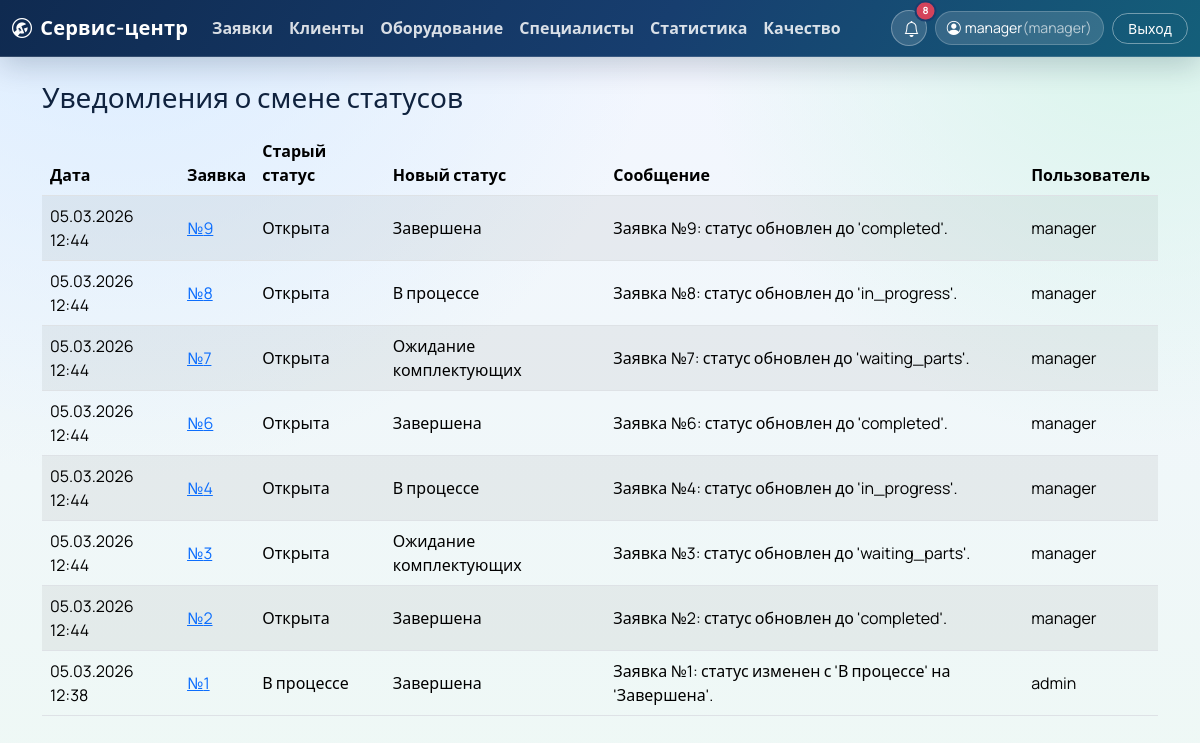
Page /notifications (signed in) on the committed database.
### app/models.py (models this page shows, shortened)
class User(UserMixin, db.Model):
    __tablename__ = "users"
    user_id = db.Column(db.Integer, primary_key=True)
    login = db.Column(db.String(60), unique=True, nullable=False)
    password_hash = db.Column(db.String(255), nullable=False)
    role_id = db.Column(db.Integer, db.ForeignKey("roles.role_id"), nullable=False)
    master_id = db.Column(db.Integer, db.ForeignKey("masters.master_id"), nullable=True)
    role = db.relationship("Role", back_populates="users")
    master = db.relationship("Master", back_populates="user")
    comments = db.relationship("RequestComment", back_populates="user", lazy="dynamic")
    notifications = db.relationship("StatusNotification", back_populates="user", lazy="dynamic")
    @property
    def role_name(self) -> str:
        if self.role is None:
            return ""
        return self.role.role_name

class Role(db.Model):
    __tablename__ = "roles"
    role_id = db.Column(db.Integer, primary_key=True)
    role_name = db.Column(db.String(50), unique=True, nullable=False)
    users = db.relationship("User", back_populates="role", lazy="dynamic")

class StatusNotification(db.Model):
    __tablename__ = "status_notifications"
    notification_id = db.Column(db.Integer, primary_key=True)
    request_id = db.Column(db.Integer, db.ForeignKey("requests.request_id"), nullable=False)
    user_id = db.Column(db.Integer, db.ForeignKey("users.user_id"), nullable=False)
    old_status = db.Column(db.String(30), nullable=False)
    new_status = db.Column(db.String(30), nullable=False)
    message = db.Column(db.String(255), nullable=False)
    created_at = db.Column(db.DateTime, nullable=False, default=datetime.now)
    request = db.relationship("Request", back_populates="notifications")
    user = db.relationship("User", back_populates="notifications")

### app/routes.py (the view)
    @app.route("/notifications")
    @login_required
    def notifications_list():
        notifications = _visible_notifications_query(current_user).limit(100).all()
        return render_template("notifications_list.html", notifications=notifications)

### app/__init__.py (called while the page is built)
@login_manager.user_loader
def load_user(user_id: str):
    return db.session.get(User, int(user_id))

### app/routes.py (called while the page is built, shortened)
def _visible_notifications_query(user: User):
    notifications_query = StatusNotification.query.order_by(StatusNotification.created_at.desc())
    if user.role_name != "master":
        return notifications_query

### app/services.py (called while the page is built)
def status_label(status: str) -> str:
    return STATUS_LABELS.get(status, status)

### app/templates/notifications_list.html (shortened to what this page needs)
{% extends 'base.html' %}
{% block content %}
<h1 class="h3 mb-3">Уведомления о смене статусов</h1>
<div class="table-responsive">
  <table class="table table-striped align-middle">
    <thead>
      <tr>
        <th>Дата</th>
        <th>Заявка</th>
        <th>Старый статус</th>
        <th>Новый статус</th>
        <th>Сообщение</th>
        <th>Пользователь</th>
      </tr>
    </thead>
    <tbody>
      {% for n in notifications %}
      <tr>
        <td>{{ n.created_at.strftime('%d.%m.%Y %H:%M') }}</td>
        <td><a href="{{ url_for('requests_detail', request_id=n.request_id) }}">№{{ n.request_id }}</a></td>
        <td>{{ status_label(n.old_status) }}</td>
        <td>{{ status_label(n.new_status) }}</td>
        <td>{{ n.message }}</td>
        <td>{{ n.user.login }}</td>
      </tr>
      {% else %}
      <tr><td colspan="6" class="text-center text-muted">Нет уведомлений.</td></tr>
      {% endfor %}
    </tbody>
  </table>
</div>
{% endblock %}

### app/templates/base.html (shortened to what this page needs)
<!doctype html>
<html lang="ru">
<head>
  <link href="https://cdn.jsdelivr.net/npm/bootstrap@5.3.5/dist/css/bootstrap.min.css" rel="stylesheet">
  <link href="https://cdn.jsdelivr.net/npm/bootstrap-icons@1.11.3/font/bootstrap-icons.min.css" rel="stylesheet">
  <link href="{{ url_for('static', filename='css/style.css') }}" rel="stylesheet">
</head>
<body>
  {% if current_user.is_authenticated %}
  <nav class="navbar navbar-expand-lg navbar-dark app-navbar mb-4">
    <div class="container-fluid">
      <a class="navbar-brand app-brand" href="{{ url_for('dashboard') }}">
        <i class="bi bi-wrench-adjustable-circle me-2"></i>Сервис-центр
      </a>
      <div class="collapse navbar-collapse" id="navMenu">
        <ul class="navbar-nav me-auto mb-2 mb-lg-0">
          <li class="nav-item"><a class="nav-link" href="{{ url_for('requests_list') }}">Заявки</a></li>
          {% if current_user.role_name in ['admin', 'operator', 'manager'] %}
          <li class="nav-item"><a class="nav-link" href="{{ url_for('clients_list') }}">Клиенты</a></li>
          <li class="nav-item"><a class="nav-link" href="{{ url_for('equipment_list') }}">Оборудование</a></li>
          <li class="nav-item"><a class="nav-link" href="{{ url_for('masters_list') }}">Специалисты</a></li>
          {% endif %}
          {% if current_user.role_name in ['admin', 'operator', 'manager'] %}
          <li class="nav-item"><a class="nav-link" href="{{ url_for('stats_page') }}">Статистика</a></li>
          {% endif %}
          <li class="nav-item"><a class="nav-link" href="{{ url_for('quality_page') }}">Качество</a></li>
        </ul>
        <div class="d-flex align-items-center gap-2 ms-auto">
          <div class="dropdown">
            <button class="btn app-icon-btn position-relative" type="button" data-bs-toggle="dropdown" aria-expanded="false" title="Уведомления">
              <i class="bi bi-bell"></i>
              {% if navbar_notification_count > 0 %}
              <span class="position-absolute top-0 start-100 translate-middle badge rounded-pill app-badge">
                {{ navbar_notification_count if navbar_notification_count < 100 else '99+' }}
              </span>
              {% endif %}
            </button>
          </div>
          <div class="app-profile-chip">
            <i class="bi bi-person-circle me-1"></i>
            {{ current_user.login }}
            <span class="text-muted">({{ current_user.role_name }})</span>
          </div>
          <a class="btn btn-sm app-logout-btn" href="{{ url_for('logout') }}">Выход</a>
        </div>
      </div>
    </div>
  </nav>
  {% endif %}
  <main class="container pb-5">
    {% block content %}{% endblock %}
  </main>
</body>
</html>

### app/static/css/style.css (style rules this page uses)
:root { --bg-1: #f3f6ff; --bg-2: #eef8f5; --surface: rgba(255, 255, 255, 0.9); --line: #d9e3f5; --text-main: #10233f; --text-soft: #5f6f87; --brand: #1f6feb; --brand-dark: #164fab; --accent: #1fbf75; --danger: #d4435b; --shadow: 0 14px 35px rgba(11, 33, 74, 0.08); }
body { font-family: "Manrope", "Segoe UI", sans-serif; color: var(--text-main); background: radial-gradient(circle at 10% -10%, #d9ecff 0%, transparent 40%), radial-gradient(circle at 95% 0%, #d8f5ea 0%, transparent 32%), linear-gradient(180deg, var(--bg-1) 0%, var(--bg-2) 100%); min-height: 100vh; }
.app-navbar { background: linear-gradient(120deg, #0f2a50 0%, #173e6f 55%, #145f7a 100%); border-bottom: 1px solid rgba(255, 255, 255, 0.15); box-shadow: 0 8px 30px rgba(6, 27, 56, 0.2); }
.app-brand { font-weight: 700; letter-spacing: 0.2px; color: #fff; }
.navbar .nav-link { color: rgba(255, 255, 255, 0.84); font-weight: 600; }
.app-icon-btn { width: 2.25rem; height: 2.25rem; border-radius: 999px; border: 1px solid rgba(255, 255, 255, 0.3); background: rgba(255, 255, 255, 0.15); color: #fff; }
.app-badge { background: var(--danger); border: 2px solid #173e6f; font-size: 0.62rem; }
.app-profile-chip { display: inline-flex; align-items: center; border-radius: 999px; padding: 0.36rem 0.7rem; color: #fff; background: rgba(255, 255, 255, 0.14); border: 1px solid rgba(255, 255, 255, 0.2); font-size: 0.88rem; }
.app-profile-chip .text-muted { color: rgba(255, 255, 255, 0.65) !important; }
.app-logout-btn { border-radius: 999px; border: 1px solid rgba(255, 255, 255, 0.4); color: #fff; background: transparent; padding-inline: 0.95rem; }
.table { --bs-table-bg: transparent; }

### rows in the picture
User: login "manager"
Role: role_name "manager"
StatusNotification: created_at "05.03.2026 12:44", request_id "9", old_status "Открыта", new_status "Завершена", message "Заявка №9: статус обновлен до 'completed'.", user.login "manager"
StatusNotification: created_at "05.03.2026 12:44", request_id "8", old_status "Открыта", new_status "В процессе", message "Заявка №8: статус обновлен до 'in_progress'.", user.login "manager"
StatusNotification: created_at "05.03.2026 12:44", request_id "7", old_status "Открыта", new_status "Ожидание комплектующих", message "Заявка №7: статус обновлен до 'waiting_parts'.", user.login "manager"
StatusNotification: created_at "05.03.2026 12:44", request_id "6", old_status "Открыта", new_status "Завершена", message "Заявка №6: статус обновлен до 'completed'.", user.login "manager"
StatusNotification: created_at "05.03.2026 12:44", request_id "4", old_status "Открыта", new_status "В процессе", message "Заявка №4: статус обновлен до 'in_progress'.", user.login "manager"
StatusNotification: created_at "05.03.2026 12:44", request_id "3", old_status "Открыта", new_status "Ожидание комплектующих", message "Заявка №3: статус обновлен до 'waiting_parts'.", user.login "manager"
StatusNotification: created_at "05.03.2026 12:44", request_id "2", old_status "Открыта", new_status "Завершена", message "Заявка №2: статус обновлен до 'completed'.", user.login "manager"
StatusNotification: created_at "05.03.2026 12:38", request_id "1", old_status "В процессе", new_status "Завершена", message "Заявка №1: статус изменен с 'В процессе' на 'Завершена'.", user.login "admin"
